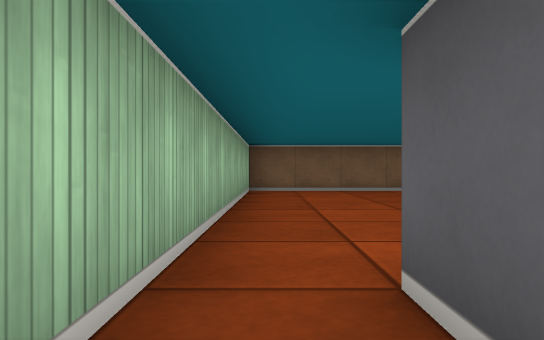
View 1 (above)

18 first-person views from a walk through a cub3D ray-caster map. The camera is about half as high as the walls, looks level and sees 70° across. The floor is counted in squares. Each view is taken from the middle of a square. On the plan, view 1 faces up. The plan holds only what a view shows up to about 9 squares ahead; the rest is blank.

View 2
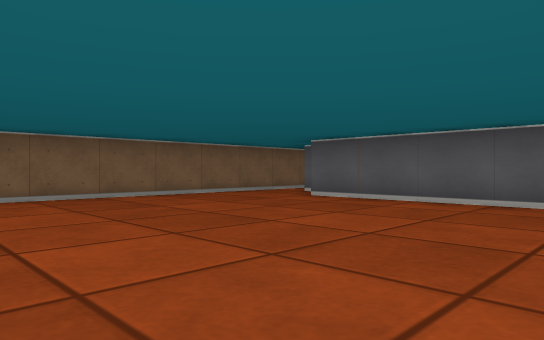

View 3
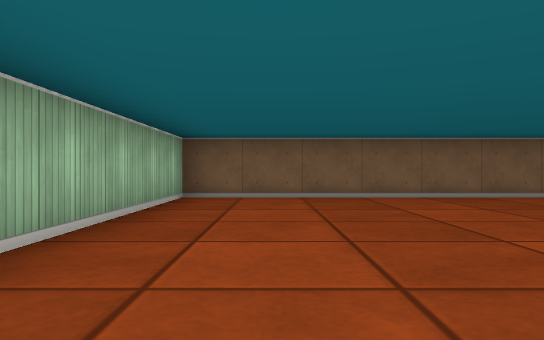

View 4
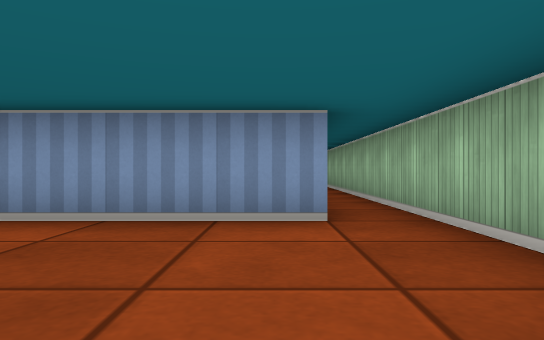

View 5
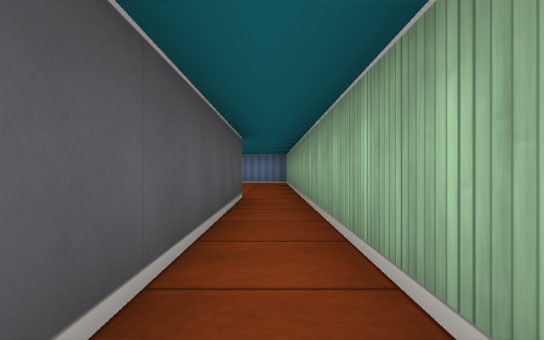

View 6
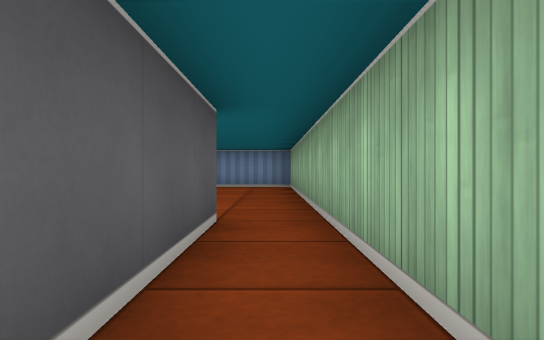

View 7
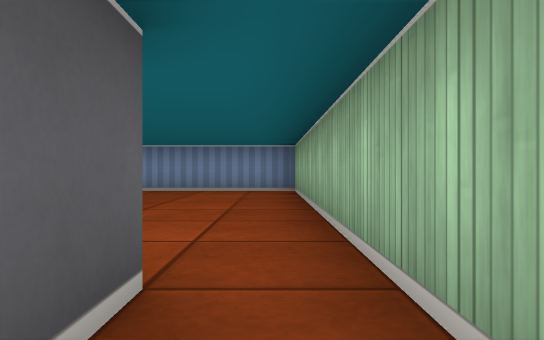

View 8
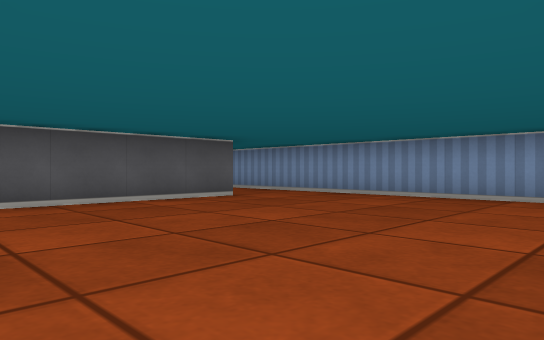

View 9
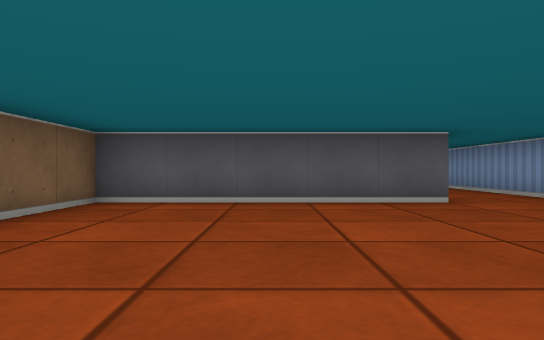

View 10
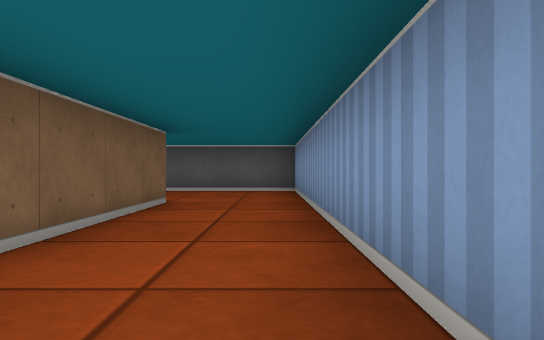

View 11
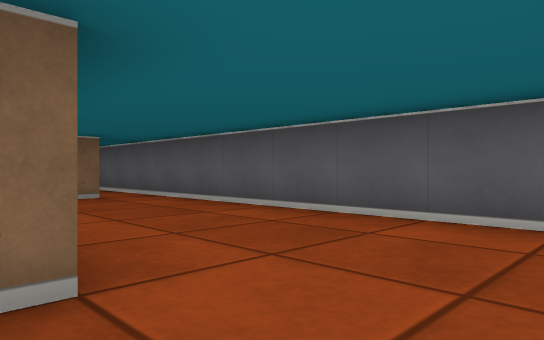

View 12
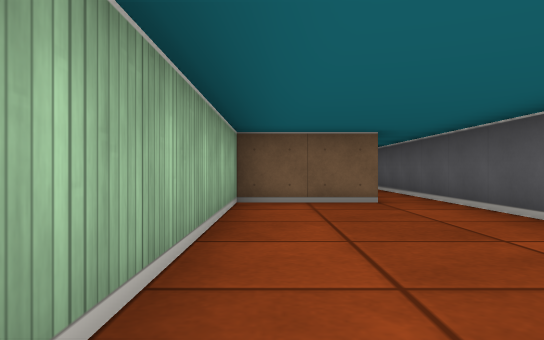

View 13
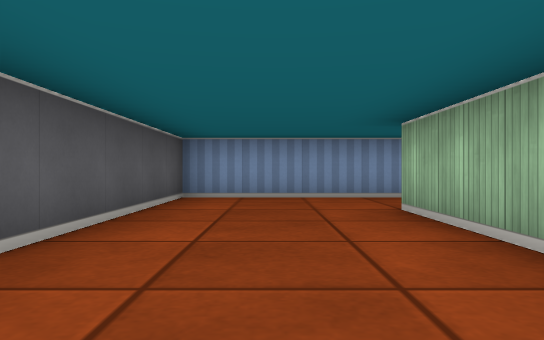

View 14
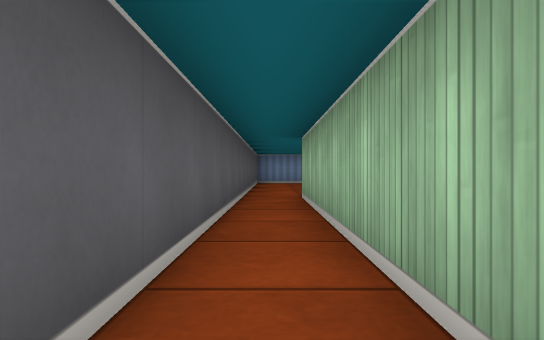

View 15
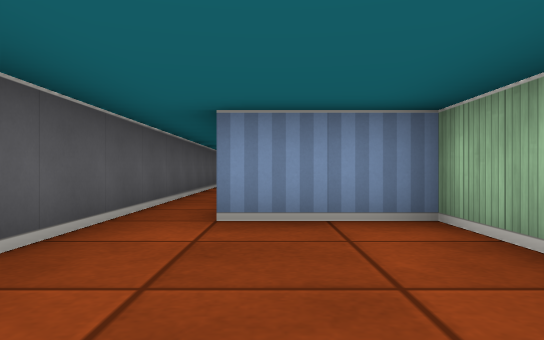

View 16
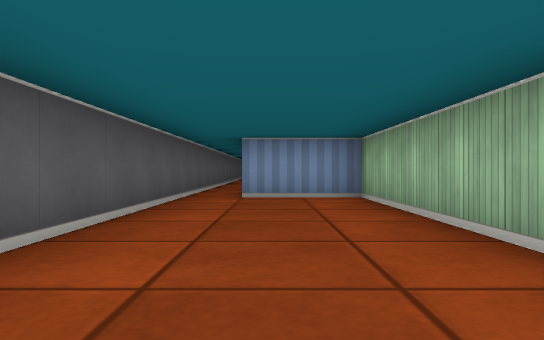

View 17
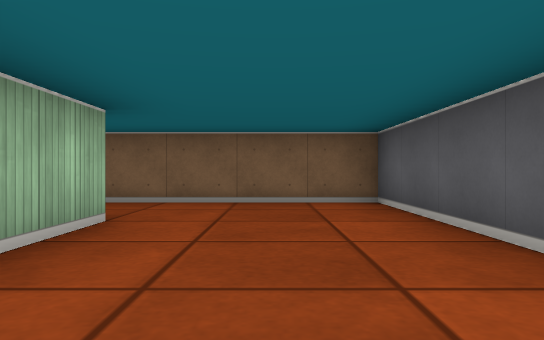

View 18
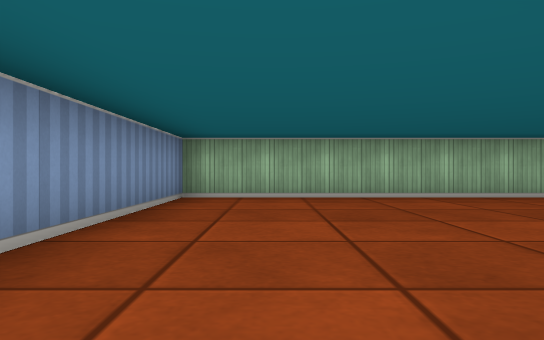

### Floor plan
Points are (right, up) in squares from view 1. A wall is a line through its corners. A room is listed if a view was taken in it or the views show most of it. See-through windows are left out.
Room 1 (views 1, 5, 6, 7, 8, 9, 10, 11, 12, 13, 14, 18)
walls: (5.5, -11.5) (5.5, -6.5) (3.5, -6.5); (0.5, -6.5) (0.5, 1.5); (12.5, -0.6) (12.5, -6.5) (10.5, -6.5) (10.5, -11.5) (7.1, -11.5); (-0.5, 1.5) (-0.5, -13.5) (13.5, -13.5) (13.5, 1.5)
ways out: opening at (0, 1) to room 2; opening at (13, 1) to room 3
Room 2 (views 2, 3, 4)
walls: (5.5, 2.9) (5.5, 6.5); (0.5, 1.5) (3.5, 1.5); (6.2, 8.5) (-0.5, 8.5) (-0.5, 1.5); (10.6, 8.5) (9.6, 8.5)
ways out: opening at (0, 1) to room 1; opening at (9.5, 8) to room 3
Room 3 (views 15, 16, 17)
walls: (10.5, 6.5) (10.5, 1.5) (12.5, 1.5); (13.5, 1.5) (13.5, 8.5) (10.6, 8.5)
ways out: opening at (13, 1) to room 1; opening at (9.5, 8) to room 2

Where each view was taken, in squares from view 1:
view 1: 0 up, 0 right, facing up
view 2: 2 up, 0 right, facing up-right
view 3: 2 up, 1 right, facing up
view 4: 5 up, 1 right, facing down
view 5: 0 up, 0 right, facing down
view 6: 3 down, 0 right, facing down
view 7: 5 down, 0 right, facing down
view 8: 7 down, 0 right, facing down-right
view 9: 9 down, 0 right, facing right
view 10: 13 down, 5 right, facing right
view 11: 13 down, 10 right, facing up-right
view 12: 12 down, 11 right, facing up
view 13: 7 down, 12 right, facing down
view 14: 0 up, 13 right, facing down
view 15: 5 up, 12 right, facing down
view 16: 8 up, 12 right, facing down
view 17: 3 up, 12 right, facing up
view 18: 12 down, 6 right, facing left
